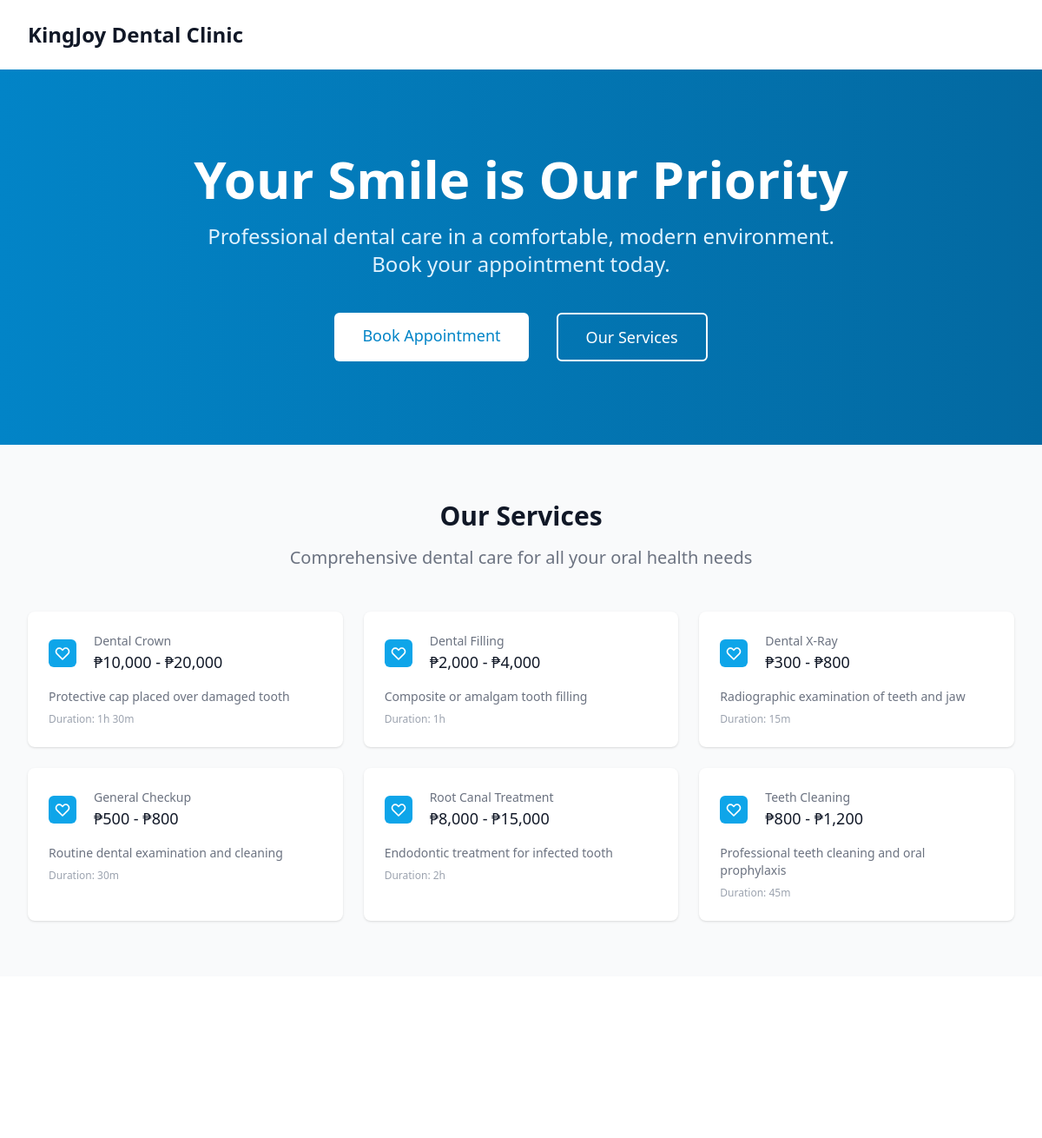
The app's page / (upper part), older data.
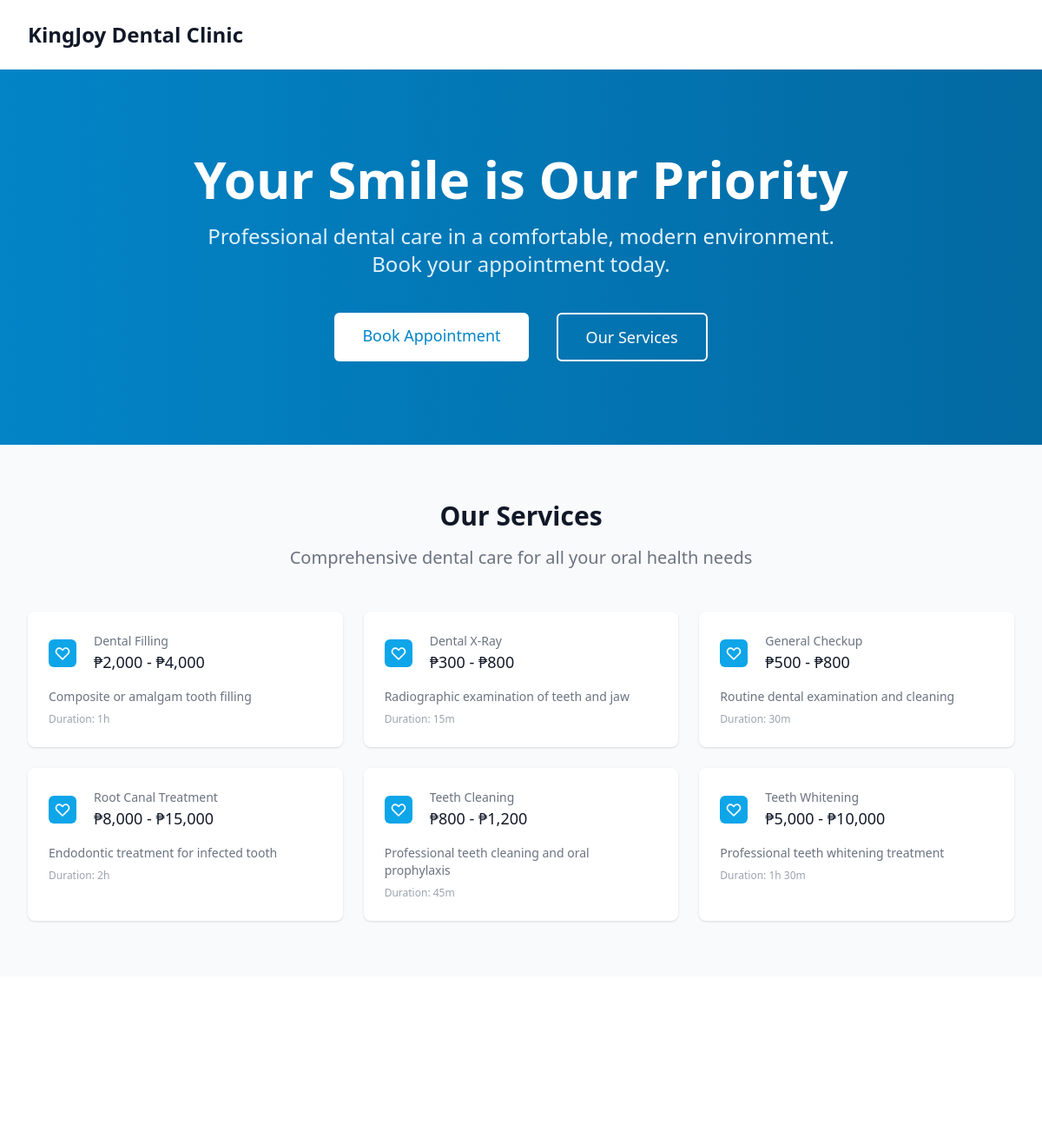
The same page, newer data.
### services/models.py (models this page shows, shortened)
class Service(models.Model):
    name = models.CharField(max_length=200)
    description = models.TextField(blank=True)
    duration_minutes = models.PositiveIntegerField(
        default=30,
        help_text="Duration of the service in minutes"
    )
    min_price = models.DecimalField(
        max_digits=10,
        decimal_places=2,
        help_text="Minimum price for this service"
    )
    max_price = models.DecimalField(
        max_digits=10,
        decimal_places=2,
        help_text="Maximum price for this service"
    )
    is_archived = models.BooleanField(default=False)
    created_at = models.DateTimeField(auto_now_add=True)
    updated_at = models.DateTimeField(auto_now=True)
    class Meta:
        ordering = ['name']
    @property
    def price_range_display(self):
        if self.min_price == self.max_price:
            return f"₱{self.min_price:,.0f}"
        return f"₱{self.min_price:,.0f} - ₱{self.max_price:,.0f}"
    @property
    def duration_display(self):
        hours = self.duration_minutes // 60
        minutes = self.duration_minutes % 60
        if hours > 0:
            return f"{hours}h {minutes}m" if minutes > 0 else f"{hours}h"
        return f"{minutes}m"

### core/views.py (the view)
# urls.py: path('', views.HomeView.as_view(), name='home'),
class HomeView(TemplateView):
    template_name = 'core/home.html'
    def get_context_data(self, **kwargs):
        context = super().get_context_data(**kwargs)
        context['services'] = Service.objects.filter(is_archived=False)[:6]
        context['dentists'] = User.objects.filter(is_active_dentist=True)
        return context

### templates/core/home.html (shortened to what the changed rows need)
<!DOCTYPE html>
<html lang="en">
<head>
    <script src="https://cdn.tailwindcss.com"></script>
</head>
<body class="bg-white">
    <header class="bg-white shadow-sm top-0 z-50">
        <div class="max-w-7xl mx-auto px-4 sm:px-6 lg:px-8">
            <div class="flex justify-between items-center py-4 lg:py-6">
                <div class="flex items-center">
                    <h1 class="text-xl lg:text-2xl font-bold text-gray-900">KingJoy Dental Clinic</h1>
                </div>
            </div>
        </div>
    </header>
    <section class="bg-gradient-to-r from-primary-600 to-primary-700">
        <div class="max-w-7xl mx-auto px-4 sm:px-6 lg:px-8 py-16 lg:py-24">
            <div class="text-center">
                <h1 class="text-3xl font-extrabold text-white sm:text-4xl md:text-5xl lg:text-6xl">
                    Your Smile is Our Priority
                </h1>
            </div>
        </div>
    </section>
    <section id="services" class="py-12 lg:py-16 bg-gray-50 lazy-section opacity-0 translate-y-8 transition-all duration-700">
        <div class="max-w-7xl mx-auto px-4 sm:px-6 lg:px-8">
            <div class="text-center">
                <h2 class="text-2xl lg:text-3xl font-extrabold text-gray-900">Our Services</h2>
            </div>
            <div class="mt-8 lg:mt-12 grid grid-cols-1 gap-6 sm:grid-cols-2 lg:grid-cols-3">
                {% for service in services %}
                <div class="bg-white overflow-hidden shadow rounded-lg hover:shadow-lg transition-shadow duration-200">
                    <div class="p-5 lg:p-6">
                        <div class="flex items-center">
                            <div class="flex-shrink-0">
                                <div class="h-8 w-8 bg-primary-500 rounded-md flex items-center justify-center">
                                    <svg class="h-5 w-5 text-white" fill="none" stroke="currentColor" viewBox="0 0 24 24">
                                        <path stroke-linecap="round" stroke-linejoin="round" stroke-width="2" d="M4.318 6.318a4.5 4.5 0 000 6.364L12 20.364l7.682-7.682a4.5 4.5 0 00-6.364-6.364L12 7.636l-1.318-1.318a4.5 4.5 0 00-6.364 0z"></path>
                                    </svg>
                                </div>
                            </div>
                            <div class="ml-5 w-0 flex-1">
                                <dl>
                                    <dt class="text-sm font-medium text-gray-500 truncate">{{ service.name }}</dt>
                                    <dd class="text-lg font-medium text-gray-900">{{ service.price_range_display }}</dd>
                                </dl>
                            </div>
                        </div>
                        <div class="mt-4">
                            <p class="text-sm text-gray-500">{{ service.description }}</p>
                            <p class="mt-2 text-xs text-gray-400">Duration: {{ service.duration_display }}</p>
                        </div>
                    </div>
                </div>
                {% empty %}
                <div class="col-span-1 sm:col-span-2 lg:col-span-3 text-center py-8">
                    <p class="text-gray-500">Services information will be available soon.</p>
                </div>
                {% endfor %}
            </div>
        </div>
    </section>
</body>
</html>

Row changes from the older to the newer data that the page shows:
no longer on this page (row edited): Service: name "Dental Crown", price_range_display "₱10,000 - ₱20,000", description "Protective cap placed over damaged tooth", duration_display "1h 30m"
now on this page (row unchanged): Service: name "Teeth Whitening", price_range_display "₱5,000 - ₱10,000", description "Professional teeth whitening treatment", duration_display "1h 30m"
